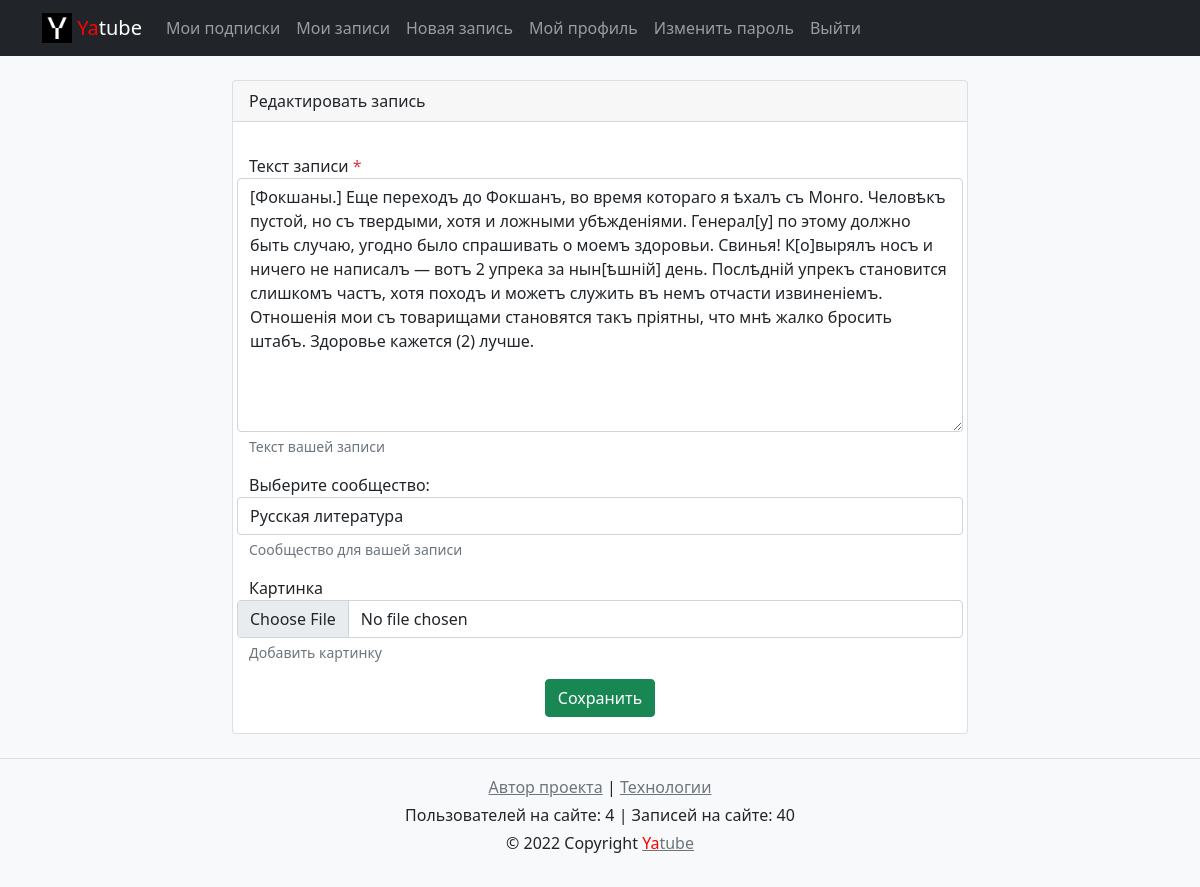
Screenshot of /posts/37/edit/ (signed in) with the database file from the repository.
### posts/models.py (models this page shows, shortened)
class Post(models.Model):
    text = models.TextField('Текст записи', help_text='Текст вашей записи')
    pub_date = models.DateTimeField('Дата публикации', auto_now_add=True)
    author = models.ForeignKey(
        settings.AUTH_USER_MODEL,
        on_delete=models.CASCADE,
        related_name='posts',
        verbose_name='Автор'
    )
    group = models.ForeignKey(
        Group,
        blank=True, null=True,
        on_delete=models.SET_NULL,
        related_name='posts',
        verbose_name='Выберите сообщество:',
        help_text='Сообщество для вашей записи',
    )
    image = models.ImageField(
        'Картинка',
        upload_to='posts/',
        blank=True,
        help_text='Добавить картинку',
    )
    class Meta:
        ordering = ('-pub_date',)
        verbose_name = 'запись'
        verbose_name_plural = 'записи'

### posts/views.py (the view)
# urls.py: path('posts/<int:post_id>/edit/', views.post_edit, name='post_edit'),
@login_required
def post_edit(request, post_id):
    post = get_object_or_404(Post, pk=post_id)
    if post.author != request.user:
        return redirect('posts:post_detail', post_id)
    form = PostForm(
        request.POST or None,
        files=request.FILES or None,
        instance=post)
    if form.is_valid():
        form.save()
        return redirect('posts:post_detail', post_id)
    return render(request, 'posts/create_post.html', {'form': form})

### posts/forms.py
class PostForm(forms.ModelForm):
    class Meta:
        model = Post
        fields = ('text', 'group', 'image')

### core/context_processors/year.py (called while the page is built)
def year(request):
    now = datetime.datetime.now()
    return {
        'year': now.year,
    }

### core/templatetags/user_filters.py (called while the page is built)
@register.filter
def addclass(field, css):
    return field.as_widget(attrs={'class': css})

@register.simple_tag
def total_posts():
    return Post.objects.count()

@register.simple_tag
def total_users():
    return User.objects.count()

### posts/models.py (called while the page is built)
    def __str__(self):
        return self.title

### users/models.py (called while the page is built)
    def __str__(self):
        return self.username

### templates/posts/create_post.html (shortened to what this page needs)
{% extends 'base.html' %}
  {% block content %}
    <div class="container py-4">
      <div class="row justify-content-center">
        <div class="col-md-8">
          <div class="card">
            <div class="card-header">{% if form.instance.pk %}Редактировать запись{% else %}Новая запись{% endif %}</div>
            <div class="card-body">
              <form method="post" action="{% if form.instance.pk %}{% url 'posts:post_edit' form.instance.pk %}{% else %}{% url 'posts:post_create' %}{% endif %}" enctype="multipart/form-data">
                {% include 'includes/forms.html' %}
                <div class="d-flex justify-content-center">
                  <button type="submit" class="btn btn-success">
                    {% if form.instance.pk %}Сохранить{% else %}Добавить{% endif %}
                  </button>
                </div>
              </form>
            </div>
          </div>
        </div>
      </div>
    </div>
  {% endblock %}

### templates/includes/forms.html
{% load user_filters %}
{% for field in form %}
<div class="form-group row my-3">
  <label for="{{ field.id_for_label }}">
    {{ field.label }}
      {% if field.field.required %}
        <span class="required text-danger">*</span>
      {% endif %}
  </label>
  {{ field|addclass:'form-control' }}
    {% if field.help_text %}
      <small id="{{ field.id_for_label }}-help" class="form-text text-muted">{{ field.help_text|safe }}</small>
    {% endif %}
</div>
{% endfor %}

### rows the page displays
Post: form "[Фокшаны.] Еще переходъ до Фокшанъ, во время котораго я ѣхалъ съ Монго. Человѣкъ пустой, но съ твердыми, хотя и ложными убѣжденіями. Генерал[у] по этому должно быть случаю, угодно было спрашивать о моемъ здоровьи. Свинья! К[о]вырялъ носъ и ничего не написалъ — вотъ 2 упрека за нын[ѣшній] день. Послѣдній упрекъ становится слишкомъ частъ, хотя походъ и можетъ служить въ немъ отчасти извиненіемъ. Отношенія мои съ товарищами становятся такъ пріятны, что мнѣ жалко бросить штабъ. Здоровье кажется (2) лучше." "Русская литература"

### other values shown
{{ field.label }} "Текст записи" "Выберите сообщество:" "Картинка"
{{ field.help_text|safe }} "Текст вашей записи" "Сообщество для вашей записи" "Добавить картинку"
